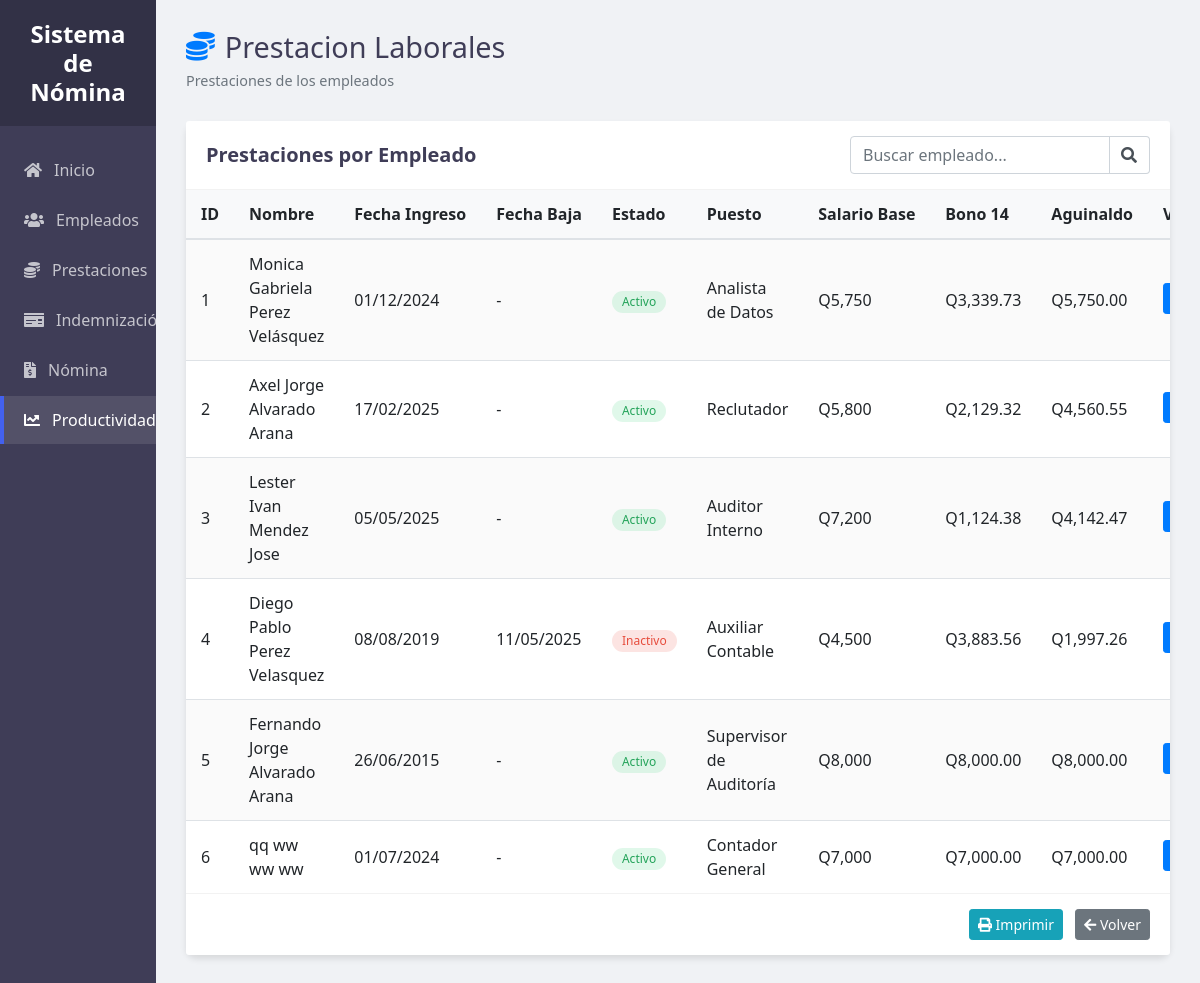
Page /ProyectoNomina/index.php?controller=prestacion&action=ver on the earlier database version.
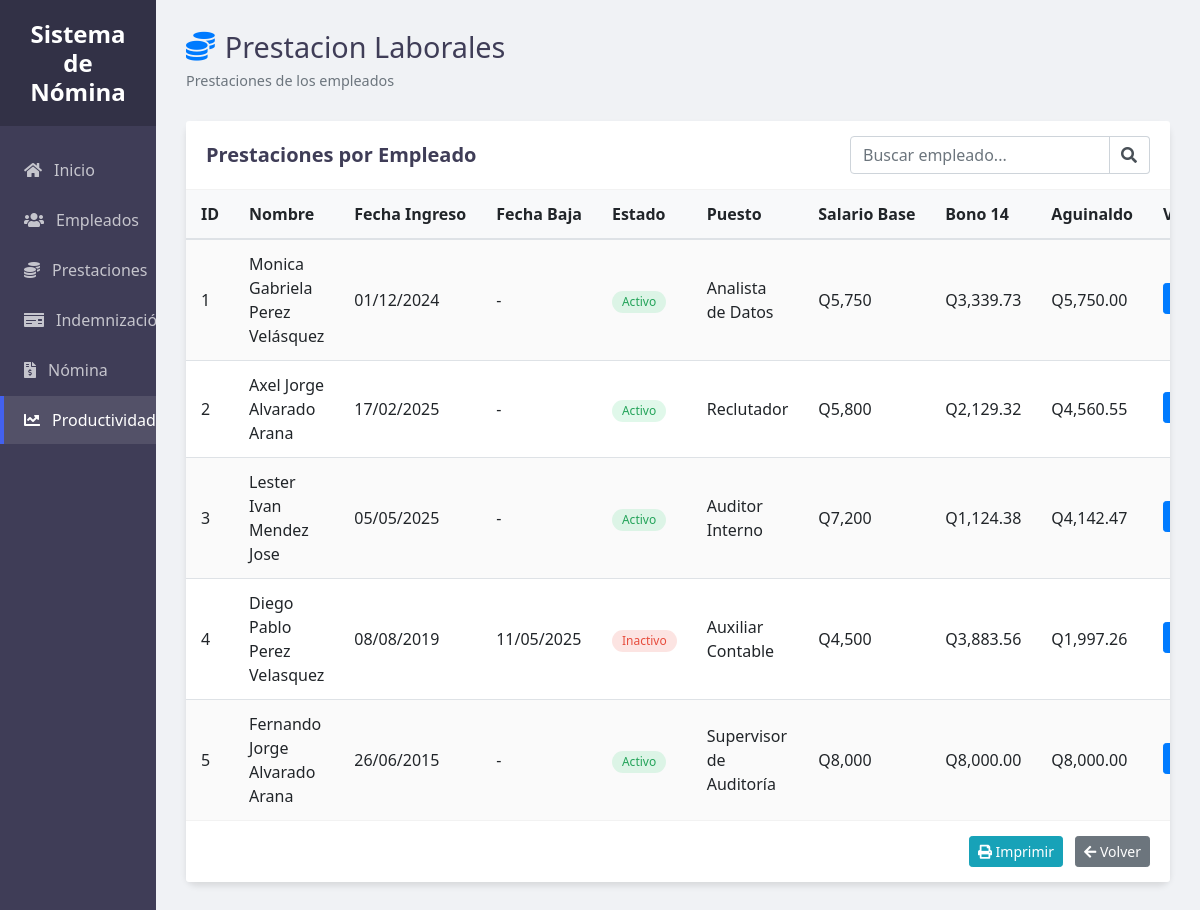
Same page on the later database version.
### tables this page shows
CREATE TABLE `empleado` (
  `ID_Emp` int(11) NOT NULL AUTO_INCREMENT,
  `PriNombre_Emp` varchar(50) NOT NULL,
  `SegNombre_Emp` varchar(50) NOT NULL,
  `PriApellido_Emp` varchar(50) NOT NULL,
  `SegApellido_Emp` varchar(50) NOT NULL,
  `DPI_Emp` varchar(20) NOT NULL,
  `FechaNacimiento_Emp` date NOT NULL,
  `Direccion_Emp` varchar(255) DEFAULT NULL,
  `Telefono_Emp` varchar(15) DEFAULT NULL,
  `Email_Emp` varchar(100) DEFAULT NULL,
  `FechaIngreso_Emp` date NOT NULL,
  `FechaBaja_Emp` date DEFAULT NULL,
  `Estado_Emp` varchar(10) DEFAULT 'Activo',
  `ID_Puesto` int(11) DEFAULT NULL,
  `Horas_Extras` decimal(5,2) DEFAULT 0.00,
  PRIMARY KEY (`ID_Emp`),
  UNIQUE KEY `DPI_Emp` (`DPI_Emp`)
);

CREATE TABLE `puesto` (
  `ID_Puesto` int(11) NOT NULL AUTO_INCREMENT,
  `Nombre_Puesto` varchar(100) NOT NULL,
  `SalarioBase_Puesto` decimal(10,2) NOT NULL,
  `ID_Dep` int(11) DEFAULT NULL,
  PRIMARY KEY (`ID_Puesto`),
  KEY `fk_departamento` (`ID_Dep`),
  CONSTRAINT `fk_departamento` FOREIGN KEY (`ID_Dep`) REFERENCES `departamento` (`ID_Dep`)
);

### ProyectoNomina/Controllers/PrestacionController.php (called while the page is built, shortened)
<?php
class PrestacionController {
    private $prestacion;
    public function __construct() {
        $db = db::conectar();
        $this->prestacion = new Prestacion($db);
    }
    public function ver() {
        $prestaciones = $this->prestacion->obtenerPrestaciones();
        extract(['prestaciones' => $prestaciones]);
        include 'Views/Prestaciones/Ver.php';
    }
}
?>

### ProyectoNomina/Models/PrestacionModelo.php (called while the page is built, shortened)
<?php
class Prestacion {
    private $conn;
    public function __construct($db) {
        $this->conn = $db;
    }
    public function obtenerPrestaciones() {
        try {
            $query = "CALL spCalcularB14_Agui();";
            $stmt = $this->conn->prepare($query);
            $stmt->execute();
            $resultados = $stmt->fetchAll(PDO::FETCH_ASSOC);
            return $resultados;
        } catch (PDOException $e) {
            error_log("Error al obtener Prestaciones de Empleados: " . $e->getMessage());
            return [];
        }
    }
}

### ProyectoNomina/Views/Prestaciones/Ver.php (the view, shortened to what this page needs)
<!DOCTYPE html>
<html lang="en">
<head>
    <link rel="stylesheet" href="https://cdn.jsdelivr.net/npm/bootstrap@4.6.2/dist/css/bootstrap.min.css">
    <link rel="stylesheet" href="https://cdnjs.cloudflare.com/ajax/libs/font-awesome/5.15.4/css/all.min.css">
    <link rel="stylesheet" href="Public/CSS/styleVer.css">
</head>
<body>
    <div class="sidebar">
        <div class="sidebar-header">
            <h3>Sistema de Nómina</h3>
        </div>
        <ul class="sidebar-menu">
            <li><a href="index.php"><i class="fas fa-home"></i> Inicio</a></li>
            <li><a href="index.php?controller=empleado&action=ver"><i class="fas fa-users"></i> Empleados</a></li>
            <li><a href="index.php?controller=prestacion&action=ver"><i class="fas fa-coins"></i> Prestaciones</a></li>
            <li><a href="index.php?controller=indemnizacion&action=ver"><i class="fas fa-money-check"></i> Indemnización</a></li>
            <li><a href="index.php?controller=nomina&action=ver"><i class="fas fa-file-invoice-dollar"></i> Nómina</a></li>
            <li><a href="index.php?controller=productividad&action=ver" class="active"><i class="fas fa-chart-line"></i> Productividad</a></li>
        </ul>
    </div>
    <div class="main-content">
        <div class="content-container">
            <div class="header">
                <div class="header-title">
                    <h1><i class="fas fa-coins text-primary"></i> Prestacion Laborales</h1>
                    <p class="text-muted">Prestaciones de los empleados</p>
                </div>
            </div>
            <div class="card">
                <div class="card-header bg-white">
                    <div class="row align-items-center">
                        <div class="col-md-6">
                            <h5 class="mb-0">Prestaciones por Empleado</h5>
                        </div>
                        <div class="col-md-6">
                            <div class="input-group search-box">
                                <input type="text" id="searchInput" class="form-control" placeholder="Buscar empleado...">
                                <div class="input-group-append">
                                    <span class="input-group-text"><i class="fas fa-search"></i></span>
                                </div>
                            </div>
                        </div>
                    </div>
                </div>
                <div class="card-body p-0">
                    <?php if (empty($prestaciones)): ?>
                        <div class="alert alert-info m-3">
                            <i class="fas fa-info-circle"></i> No hay prestaciones registradas en el sistema.
                        </div>
                    <?php else: ?>
                        <div class="table-container">
                            <table class="table table-striped table-hover" id="employeeTable">
                                <thead>
                                    <tr>
                                        <th>ID</th>
                                        <th>Nombre</th>
                                        <th>Fecha Ingreso</th>
                                        <th>Fecha Baja</th>
                                        <th>Estado</th>
                                        <th>Puesto</th>
                                        <th>Salario Base</th>
                                        <th>Bono 14</th>
                                        <th>Aguinaldo</th>
                                        <th>Vacaciones</th>
                                    </tr>
                                </thead>
                                <tbody>
                                    <?php foreach ($prestaciones as $prestacion): ?>
                                        <tr>
                                            <td><?php echo $prestacion['ID_Emp'];?></td>
                                            <td><?php echo $prestacion['Nombre']; ?></td>
                                            <td><?php echo date('d/m/Y', strtotime($prestacion['FechaIngreso_Emp'])); ?></td>
                                            <td><?php echo $prestacion['FechaBaja_Emp'] ? date('d/m/Y', strtotime($prestacion['FechaBaja_Emp'])) : '-'; ?></td>
                                            <td>
                                                <?php if ($prestacion['Estado_Emp'] == 'Activo'): ?>
                                                    <span class="badge badge-success">Activo</span>
                                                <?php else: ?>
                                                    <span class="badge badge-danger">Inactivo</span>
                                                <?php endif; ?>
                                            </td>
                                            <td><?php echo $prestacion['Nombre_Puesto']; ?></td>
                                            <td>Q<?php echo number_format($prestacion['SalarioBase_Puesto'], 0, '.', ','); ?></td>
                                            <td>Q<?php echo number_format($prestacion['Bono14'], 2, '.', ','); ?></td>
                                            <td>Q<?php echo number_format($prestacion['Aguinaldo'], 2, '.', ','); ?></td>
                                            <td>
                                                <a href="index.php?controller=vacaciones&action=ver&id=<?= $prestacion['ID_Emp']; ?>" class="btn btn-sm btn-primary mb-1">
                                                    <i class="fas fa-umbrella-beach"></i></a>
                                                <br>
                                            </td>
                                        </tr>
                                    <?php endforeach; ?>
                                </tbody>
                            </table>
                        </div>
                    <?php endif; ?>
                </div>
                <div class="card-footer bg-white">
                    <div class="row">
                        <div class="col text-right">
                            <button type="button" class="btn btn-info btn-sm mr-2" onclick="window.print()">
                                <i class="fas fa-print"></i> Imprimir
                            </button>
                            <a href="index.php" class="btn btn-secondary btn-sm">
                                <i class="fas fa-arrow-left"></i> Volver
                            </a>
                        </div>
                    </div>
                </div>
            </div>
        </div>
    </div>
</body>
</html>

### ProyectoNomina/index.php (shortened to what this page needs)
<?php
require_once 'Models/EmpleadoModelo.php';
require_once 'Models/PrestacionModelo.php';
require_once 'Controllers/PrestacionController.php';
$controller = $_GET['controller'] ?? 'empleado';
$action = $_GET['action'] ?? 'index';
switch ($controller) {
    case 'prestacion':
        $controlador = new PrestacionController();
        if (method_exists($controlador, $action)) {
            $controlador->$action();
        } else {
            echo "Acción no encontrada en Prestaciones.";
        }
        break;
}

### ProyectoNomina/Public/CSS/styleVer.css (style rules this page uses)
:root { --primary: #4361ee; --secondary: hsl(245, 17%, 29%); --success: #23a359; --danger: #e74c3c; --light: #f8f9fa; --dark: #343a40; --gray: #6c757d; --sidebar-width: 13%; }
body { margin: 0; padding: 0; font-family: 'Segoe UI', Roboto, 'Helvetica Neue', Arial, sans-serif; background-color: #f0f2f5; display: flex; min-height: 100vh; overflow: hidden; }
.sidebar { width: var(--sidebar-width); background-color: var(--secondary); color: white; position: fixed; height: 100vh; overflow-y: auto; z-index: 100; }
.sidebar-header { padding: 20px; background-color: rgba(0, 0, 0, 0.2); text-align: center; }
.sidebar-header h3 { margin: 0; font-size: 1.5rem; font-weight: 600; }
.sidebar-menu { list-style: none; padding: 0; margin: 20px 0; }
.sidebar-menu li { margin-bottom: 2px; }
.sidebar-menu a { display: flex; align-items: center; padding: 12px 20px; color: rgba(255, 255, 255, 0.7); text-decoration: none; transition: all 0.3s; border-left: 4px solid transparent; }
.sidebar-menu a:hover, .sidebar-menu a.active { background-color: rgba(255, 255, 255, 0.1); color: white; border-left-color: var(--primary); }
.sidebar-menu i { margin-right: 12px; }
.main-content { flex: 1; margin-left: var(--sidebar-width); height: 100vh; overflow-y: auto; }
.content-container { padding: 30px; max-width: 1800px; margin: 0 auto; }
.header { display: flex; justify-content: space-between; align-items: center; margin-bottom: 30px; }
.header-title h1 { margin: 0; font-size: 1.8rem; color: var(--secondary); display: flex; align-items: center; }
.header-title h1 i { margin-right: 10px; }
.header-title p { margin: 5px 0 0; font-size: 0.9rem; }
.card { border: none; border-radius: 10px; box-shadow: 0 4px 6px rgba(0, 0, 0, 0.1); margin-bottom: 30px; background-color: white; }
.card-header { padding: 15px 20px; border-bottom: 1px solid rgba(0, 0, 0, 0.05); }
.card-header h5 { font-weight: 600; color: var(--secondary); }
.table-container { max-height: calc(100vh - 250px); overflow-y: auto; overflow-x: auto; }
.table { margin-bottom: 0; width: 100%; }
.table thead th { position: sticky; top: 0; background-color: #f8f9fa; z-index: 10; font-weight: 600; border-top: none; border-bottom: 2px solid #dee2e6; padding: 12px 15px; white-space: nowrap; }
.table td { padding: 12px 15px; vertical-align: middle; }
.table-striped tbody tr:nth-of-type(odd) { background-color: rgba(0, 0, 0, 0.02); }
.badge { padding: 5px 10px; border-radius: 30px; font-weight: 500; font-size: 0.75rem; }
.badge-success { background-color: rgba(46, 204, 113, 0.15); color: var(--success); }
.badge-danger { background-color: rgba(231, 76, 60, 0.15); color: var(--danger); }
.card-footer { background-color: white; border-top: 1px solid rgba(0, 0, 0, 0.05); padding: 15px 20px; }
.search-box { max-width: 300px; margin-left: auto; }
.search-box .form-control { border-top-right-radius: 0; border-bottom-right-radius: 0; }
.search-box .input-group-text { background-color: white; border-left: none; }

Differences in the rows shown:
removed empleado: ID_Emp "6", Nombre "qq ww ww ww", FechaIngreso_Emp "01/07/2024", Estado_Emp "Activo", ID_Puesto.Nombre_Puesto "Contador General", ID_Puesto.SalarioBase_Puesto "7,000", Bono14 "7,000.00", Aguinaldo "7,000.00"
